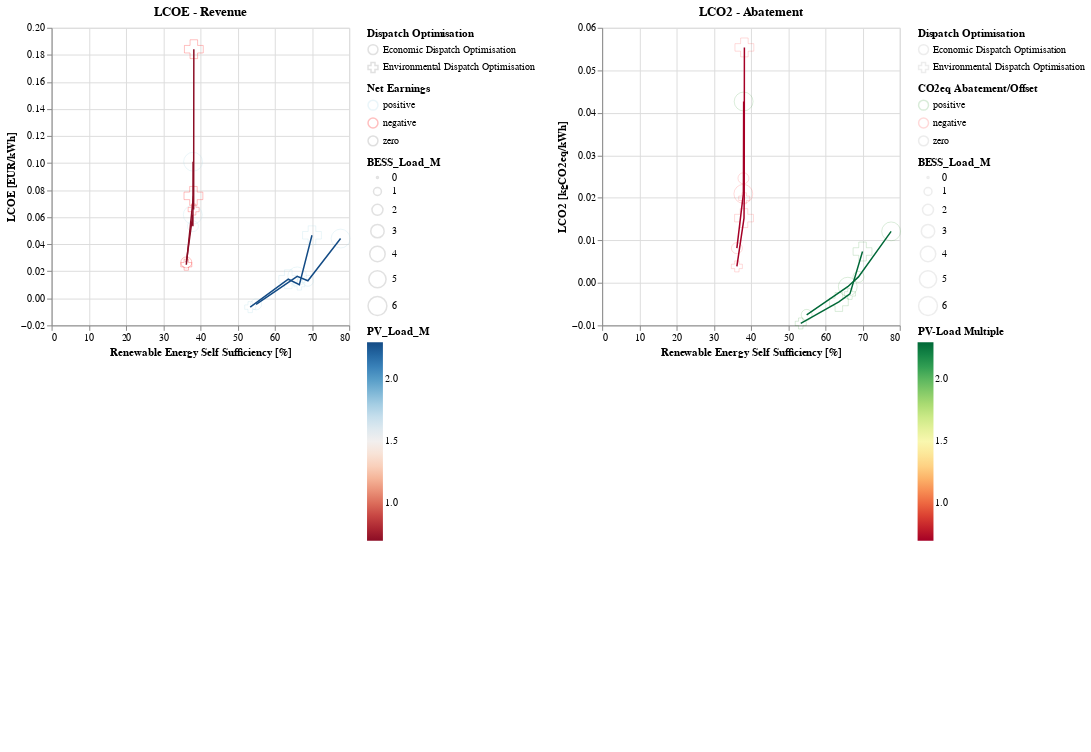

Here is the notebook cell this chart was saved with:
### Markdown cell above
### Raw Plots

### Code cell
shape_values = {'Economic Dispatch Optimisation': 'circle', 'Environmental Dispatch Optimisation': 'cross'}
color_mapping_earnings = {
    'positive': 'lightblue',  # Positive earnings
    'negative': 'red',    # Negative earnings
    'zero': 'gray'        # Zero earnings
}
color_mapping_abatement = {
    'positive': 'green',  # Positive earnings
    'negative': 'red',    # Negative earnings
    'zero': 'gray'        # Zero earnings
}
# color = alt.condition(
#     alt.datum.earnings_class == 'positive',  # Condition 1
#     alt.value(color_mapping_earnings['positive']),  # Color for positive
#     alt.condition(
#         alt.datum.earnings_class == 'negative', 
#         alt.value(color_mapping_earnings['negative']),  # Color for negative
#         alt.value(color_mapping_earnings['zero'])      # Default color (zero)
#     )
# )





lines_lcoe_revenue_econ= alt.Chart(results_econ, title='LCOE - Revenue').mark_line(
    size= 1.5
).encode(
    x= alt.X('ress:Q', axis= alt.Axis(title='Renewable Energy Self Sufficiency [%]')),
    y= alt.Y('lcoe_revenue:Q', axis= alt.Axis(title='LCOE [EUR/kWh]')),
    # shape= alt.Shape(
    #     'earnings_class:N',
    #     scale=alt.Scale(
    #         domain=list(shape_values.keys()),
    #         range=list(shape_values.values())
    #     )
    # ),
    color= alt.Color('PV_Load_M:Q').scale(
        scheme='redblue',
        #domain= (0, 8)
    ),
)
lines_lcoe_revenue_env= alt.Chart(results_env, title='LCOE - Revenue').mark_line(
    size= 1.5
).encode(
    x= alt.X('ress:Q', axis= alt.Axis(title='Renewable Energy Self Sufficiency [%]')),
    y= alt.Y('lcoe_revenue:Q', axis= alt.Axis(title='LCOE [EUR/kWh]')),
    # shape= alt.Shape(
    #     'earnings_class:N',
    #     scale=alt.Scale(
    #         domain=list(shape_values.keys()),
    #         range=list(shape_values.values())
    #     )
    # ),
    color= alt.Color(
        'PV_Load_M:Q',
        legend= alt.Legend(
            title= '',
            labelOpacity=0,
            gradientOpacity=0,
            symbolOpacity=0
        )
    ).scale(
        scheme='redblue',
        #domain= (0, 8)
    )
)
points_lcoe_revenue= alt.Chart(results).mark_point(
    size= 150,
    strokeWidth= 1,
    opacity= 0.25
).encode(
    alt.X(
        'ress:Q',
        # axis= alt.Axis(
        #     title='',
        #     labelOpacity= 0
        # )
    ),
    alt.Y(
        'lcoe_revenue:Q',
        # axis= alt.Axis(
        #     title='',
        #     labelOpacity= 0
        # )
    ),
    shape= alt.Shape(
        'label:N',
        scale=alt.Scale(
            domain=list(shape_values.keys()),
            range=list(shape_values.values())
        ),
        legend= alt.Legend(
            title= 'Dispatch Optimisation'
        )
    ),
    # color= alt.Color(
    #     'earnings_class:N',
    #     legend= alt.Legend(
    #         title='Net Earnings',
    #         #title='',
    #         # labelOpacity= 0,
    #         # symbolOpacity= 0,
    #         # gradientOpacity= 0,
    #         # titleOpacity=0
    #     )
    # ).scale(
    #     scheme='redblue',
    #     #domain= (-1500000, 1500000)
    # ),
    color= alt.Color(
        'earnings_class:N',
        scale=alt.Scale(
            domain=list(color_mapping_earnings.keys()),
            range=list(color_mapping_earnings.values())
        ),
        legend= alt.Legend(
            title= 'Net Earnings'
        )
    ),
    size= alt.Size(
        'BESS_Load_M:Q',
        legend= alt.Legend(
            #title= '',
        )
    )
)


lines_lco2_abatement_econ= alt.Chart(results_econ, title='LCO2 - Abatement').mark_line(
    size= 1.5
).encode(
    x= alt.X('ress:Q', axis= alt.Axis(title='Renewable Energy Self Sufficiency [%]')),
    y= alt.Y('lco2_abatement:Q', axis= alt.Axis(title='LCO2 [kgCO2eq/kWh]')),
    # shape= alt.Shape(
    #     'earnings_class:N',
    #     scale=alt.Scale(
    #         domain=list(shape_values.keys()),
    #         range=list(shape_values.values())
    #     )
    # ),
    color= alt.Color(
        'PV_Load_M:Q',
        legend= alt.Legend(
            title= 'PV-Load Multiple'
        )
    ).scale(
        scheme='redyellowgreen',
        #domain= (0, 8)
    ),
)
lines_lco2_abatement_env= alt.Chart(results_env, title='LCO2 - Abatement').mark_line(
    size= 1.5
).encode(
    x= alt.X('ress:Q', axis= alt.Axis(title='Renewable Energy Self Sufficiency [%]')),
    y= alt.Y('lco2_abatement:Q', axis= alt.Axis(title='LCO2 [kgCO2eq/kWh]')),
    # shape= alt.Shape(
    #     'earnings_class:N',
    #     scale=alt.Scale(
    #         domain=list(shape_values.keys()),
    #         range=list(shape_values.values())
    #     )
    # ),
    color= alt.Color(
        'PV_Load_M:Q',
        legend= alt.Legend(
            title= '',
            labelOpacity=0,
            gradientOpacity=0,
            titleOpacity=0
        )
    ).scale(
        scheme='redyellowgreen',
        #domain= (0, 8)
    ),
)
points_lco2_abatement= alt.Chart(results).mark_point(
    size= 150,
    strokeWidth= 1,
    opacity= 0.15
).encode(
    alt.X(
        'ress:Q',
        # axis= alt.Axis(
        #     title='',
        #     labelOpacity= 0
        # )
    ),
    alt.Y(
        'lco2_abatement:Q',
        # axis= alt.Axis(
        #     title='',
        #     labelOpacity= 0
        # )
    ),
    shape= alt.Shape(
        'label:N',
        scale=alt.Scale(
            domain=list(shape_values.keys()),
            range=list(shape_values.values()),
        ),
        legend= alt.Legend(
            title= 'Dispatch Optimisation'
        )
    ),
    # color= alt.Color(
    #     'co2abatement_class:N',
    #     legend= alt.Legend(
    #         title='CO2eq Abatement/Offset',
    #         # title='',
    #         # labelOpacity= 0,
    #         # symbolOpacity= 0,
    #         # gradientOpacity= 0
    #     )
    # ).scale(
    #     scheme='redyellowgreen',
    #     #domain= (-800000, 500000)
    # ),
    color= alt.Color(
        'co2abatement_class:N',
        scale=alt.Scale(
            domain=list(color_mapping_abatement.keys()),
            range=list(color_mapping_abatement.values())
        ),
        legend= alt.Legend(
            title= 'CO2eq Abatement/Offset'
        )
    ),
    size= alt.Size(
        'BESS_Load_M:Q'
    )
)


# alt.layer(lines_lcoe + points_lcoe_revenue)#.resolve_scale(shape= 'independent')


alt.hconcat(
    alt.layer(
        points_lcoe_revenue,
        lines_lcoe_revenue_econ,
        lines_lcoe_revenue_env
    ).resolve_scale(
        color= 'independent',
        size= 'independent'
    ),
    alt.layer(
        points_lco2_abatement,
        lines_lco2_abatement_econ,
        lines_lco2_abatement_env
    ).resolve_scale(
        color= 'independent',
        size= 'independent'
    )
).resolve_scale(
    #legend= 'independent',
    #scale= 'independent',
    shape= 'independent',
    color= 'independent'
)
